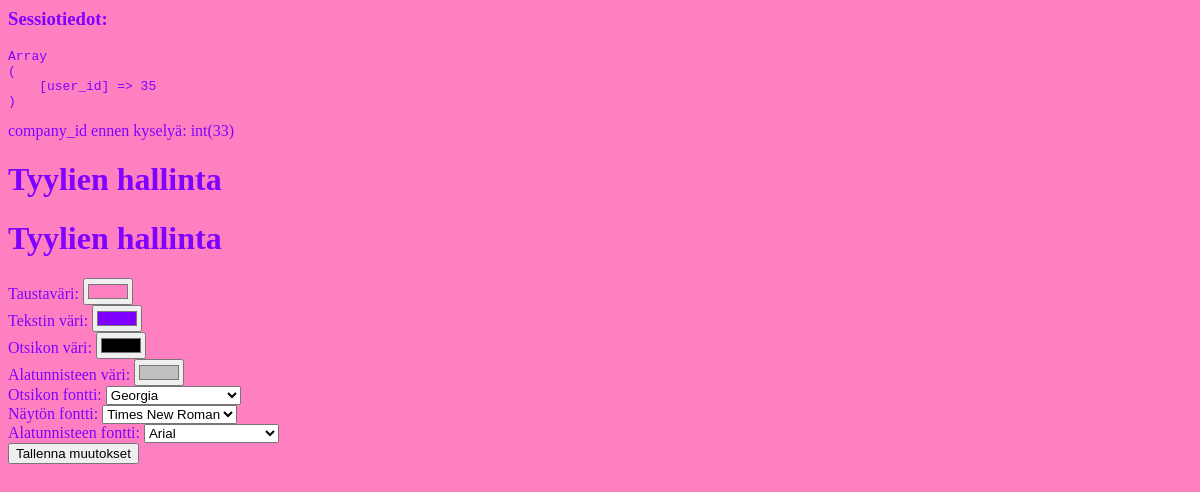
/originals/testi_original.php (signed in), run on the app's committed database.
### tables this page shows
CREATE TABLE `company_style` (
  `style_id` int NOT NULL,
  `company_id` int NOT NULL,
  `background_color` varchar(7) DEFAULT '#FFFFFF',
  `text_color` varchar(7) DEFAULT '#333333',
  `header_color` varchar(7) DEFAULT '#004080',
  `footer_color` varchar(7) DEFAULT '#F1F1F1',
  `header_font` varchar(255) DEFAULT 'Arial, sans-serif',
  `display_font` varchar(255) DEFAULT 'Verdana, sans-serif',
  `footer_font` varchar(255) DEFAULT 'Tahoma, sans-serif',
  `updated_at` timestamp NULL DEFAULT CURRENT_TIMESTAMP ON UPDATE CURRENT_TIMESTAMP
);

### database/db_enquiry.php (called while the page is built, shortened)
<?php
function getCompanyIdByUser($conn, $user_id) {
    $sql = "SELECT company_id FROM company WHERE user_id = ?";
    $stmt = $conn->prepare($sql);
    $stmt->bind_param("i", $user_id);
    $stmt->execute();
    $result = $stmt->get_result();
    if ($result && $result->num_rows > 0) {
        $row = $result->fetch_assoc();
        return (int) $row['company_id'];
     }
    return null;
}

### originals/testi_original.php (the view, shortened to what this page needs)
<?php
include "database/db_connect.php";
include "database/db_enquiry.php";
$user_id = $_SESSION['user_id'];
$company_id = getCompanyIdByUser($conn, $user_id);
include "funcs.php";
echo "company_id ennen kyselyä: ";
var_dump($company_id);
$sql = "SELECT background_color, text_color, header_color, footer_color, header_font, display_font, footer_font FROM company_style WHERE company_id = ?";
$stmt = $conn->prepare($sql);
$stmt->bind_param("i", $company_id);
$stmt->execute();
$stmt->bind_result($background_color, $text_color, $header_color, $footer_color, $header_font, $display_font, $footer_font);
?>
<!DOCTYPE html>
<html lang="fi">
<head>
</head>
<body>
    <h1>Tyylien hallinta</h1>
    <!DOCTYPE html>
<html lang="fi">
<head>
</head>
<body>
    <h1>Tyylien hallinta</h1>
    <form action="saveStyle.php" method="post">
        <label for="background_color">Taustaväri:</label>
        <input type="color" id="background_color" name="background_color" value="<?php echo $background_color; ?>"><br>
        <label for="text_color">Tekstin väri:</label>
        <input type="color" id="text_color" name="text_color" value="<?php echo $text_color; ?>"><br>
        <label for="header_color">Otsikon väri:</label>
        <input type="color" id="header_color" name="header_color" value="<?php echo $header_color; ?>"><br>
        <label for="footer_color">Alatunnisteen väri:</label>
        <input type="color" id="footer_color" name="footer_color" value="<?php echo $footer_color; ?>"><br>
        <label for="header_font">Otsikon fontti:</label>
        <select id="header_font" name="header_font">
            <option value="Georgia, serif" <?php echo $header_font == 'Georgia, serif' ? 'selected' : ''; ?>>Georgia</option>
        </select><br>
        <label for="display_font">Näytön fontti:</label>
        <select id="display_font" name="display_font">
            <option value="Times New Roman, serif" <?php echo $display_font == 'Times New Roman, serif' ? 'selected' : ''; ?>>Times New Roman</option>
        </select><br>
        <label for="footer_font">Alatunnisteen fontti:</label>
        <select id="footer_font" name="footer_font">
            <option value="Arial, sans-serif" <?php echo $footer_font == 'Arial, sans-serif' ? 'selected' : ''; ?>>Arial</option>
        </select><br>
        <input type="submit" value="Tallenna muutokset">
    </form>
</body>
</html>

### data on the page
company_style: background_color "#ff80c0", text_color "#8000ff", header_color "#000000", footer_color "#c0c0c0", header_font "Georgia", display_font "Times New Roman", footer_font "Arial"
